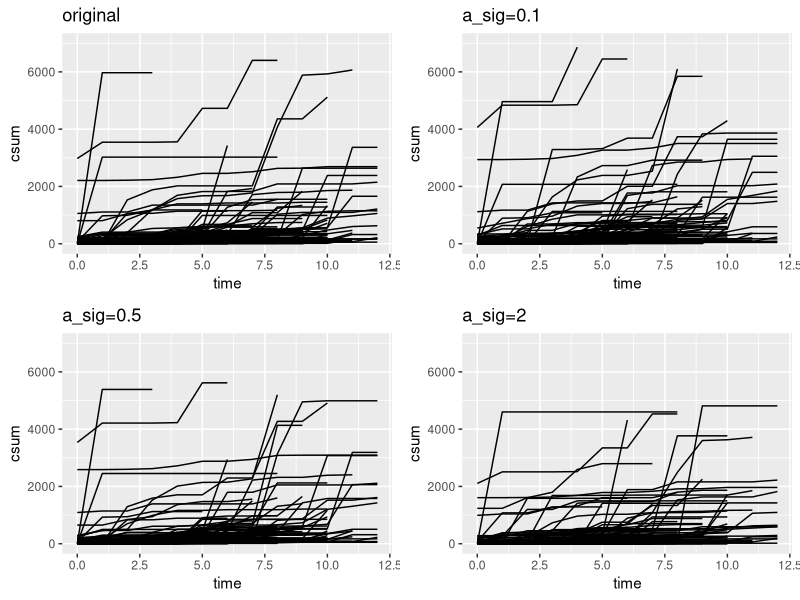
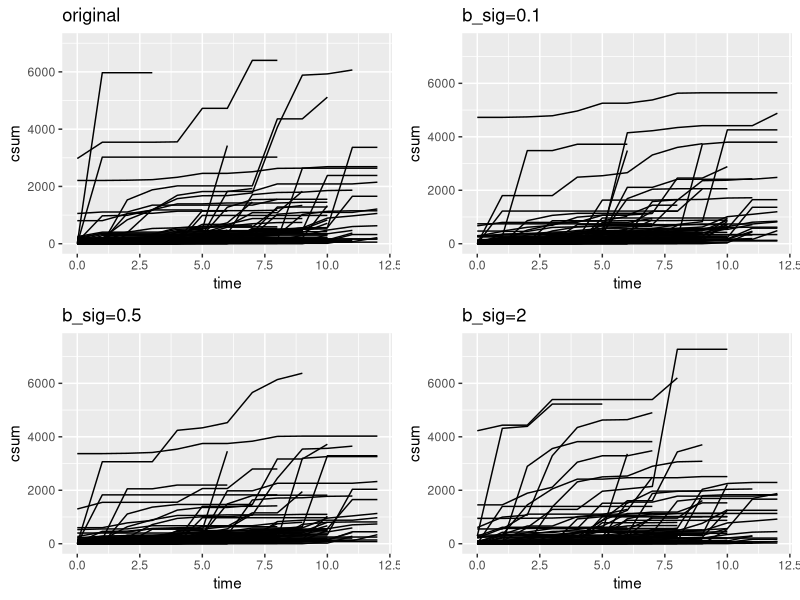
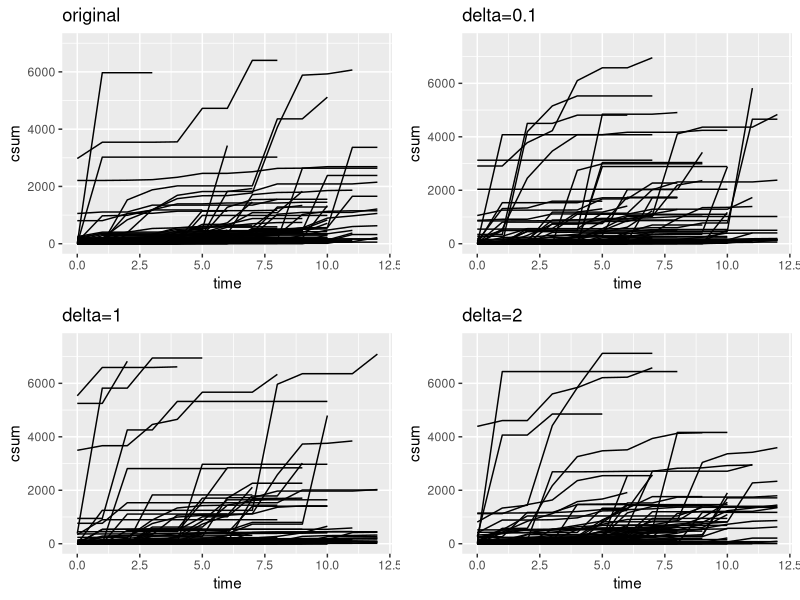
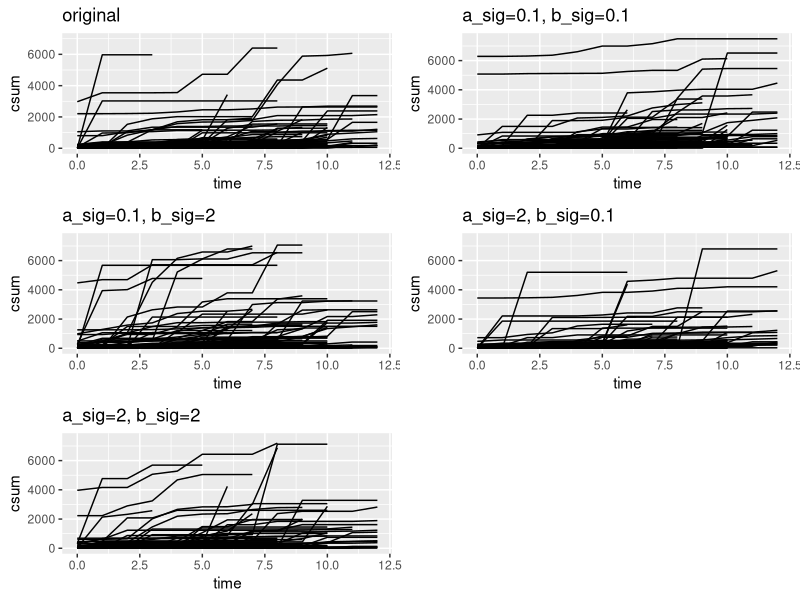

The R script that drew these images, in order:
library(dplyr)
library(ggplot2)
library(gridExtra)
expit <- function(x){plogis(x)}

## Data generating function
# n = number of individuals
# a_sigma = sd of random intercept a_i
# b_sigma = sd of random intercept b_i
# e_sigma = sd of error term e_ij
# delta = level of association between a_i and b_i
generateData <- function(n, a_sigma, b_sigma, e_sigma, delta, seed=12){
   set.seed(seed)
   
   # Binary time invariant covariate - takes value 0 or 1 with equal probability
   Z1 <- sample(0:1, n, replace=TRUE)
   
   # Time variant covariate - how many months an individual is observed
   Z2 <- sample(6:12, n, replace=TRUE)
   Z2.vals <- unlist(sapply(Z2, function(x){
      return(0:x)
   }))
   
   # Alpha and beta fixed effects coefficients
   alpha <- c(-1, 1, 0.1)
   beta <- c(-1, -0.5, 0.1)
   
   # Generate a and b - random intercepts
   a_val <- rnorm(n, sd=a_sigma)
   b_val <- rnorm(n, sd=b_sigma)
   a <- rep(a_val, Z2+1)
   b <- rep(b_val, Z2+1)
   
   # Setup data frame
   Z1.vals <- rep(Z1, Z2+1)
   id <- rep(1:n, Z2+1)
   dat <- data.frame(id=id, time=Z2.vals, gender=Z1.vals)
   
   # Generate error term
   e <- rnorm(nrow(dat), sd=e_sigma)
   
   # Generate model values
   dat$eta_ij <- alpha[1] + dat$gender*alpha[2] + dat$time*alpha[3] + a
   dat$m_ij <- beta[1] + dat$gender*beta[2] + dat$time*beta[3] + delta*a + b + e
   dat$cost <- round(exp(dat$m_ij)*100,2)
   
   # Probability of monthly cost being positive
   acceptProb <- runif(nrow(dat)) > expit(dat$eta_ij)

   # Set value to 0 depending on eta_ij
   dat$cost[!acceptProb] <- 0
   
   # Incorporate death into model
   gamma <- 1
   delta2 <- 0.5
   delta3 <- 0.7
   shape <- 1.5
   scale <- 0.05
   
   U <- runif(n)
   deathTime <- (-log(U) / (scale*exp(Z1*gamma + delta2*a_val + delta3*b_val)))^(1/shape)
   deathTime <- ceiling(deathTime)

   # Calculate cumulative sum
   dat <- data.frame(dat %>% group_by(id) %>% mutate(csum=cumsum(cost)))
   
   return(dat)
}

# Original parameters
dat1 <- generateData(n=100, a_sigma=1, b_sigma=1, e_sigma=1.5, delta=0.5)

# Change a_sigma
dat2 <- generateData(n=100, a_sigma=0.1, b_sigma=1, e_sigma=1.5, delta=0.5)
dat3 <- generateData(n=100, a_sigma=0.5, b_sigma=1, e_sigma=1.5, delta=0.5)
dat4 <- generateData(n=100, a_sigma=2, b_sigma=1, e_sigma=1.5, delta=0.5)

# Change b_sigma
dat5 <- generateData(n=100, a_sigma=1, b_sigma=0.1, e_sigma=1.5, delta=0.5)
dat6 <- generateData(n=100, a_sigma=1, b_sigma=0.5, e_sigma=1.5, delta=0.5)
dat7 <- generateData(n=100, a_sigma=1, b_sigma=2, e_sigma=1.5, delta=0.5)

# Change delta
dat8 <- generateData(n=100, a_sigma=1, b_sigma=1, e_sigma=1.5, delta=2)
dat9 <- generateData(n=100, a_sigma=2, b_sigma=2, e_sigma=1.5, delta=1)
dat10 <- generateData(n=100, a_sigma=2, b_sigma=2, e_sigma=1.5, delta=0.1)

# Change a_sigma and b_sigma
dat11 <- generateData(n=100, a_sigma=0.1, b_sigma=0.1, e_sigma=1.5, delta=0.5)
dat12 <- generateData(n=100, a_sigma=0.1, b_sigma=2, e_sigma=1.5, delta=0.5)
dat13 <- generateData(n=100, a_sigma=2, b_sigma=0.1, e_sigma=1.5, delta=0.5)
dat14 <- generateData(n=100, a_sigma=2, b_sigma=2, e_sigma=1.5, delta=0.5)



# Plot some trajectories
y_ax <- 7000
p <- ggplot(data=dat1, aes(x=time, y=csum, group=id))
p1 <- p + geom_line()  + ylim(c(0,y_ax)) + ggtitle("original")

# Increasing a_sigma
p <- ggplot(data=dat2, aes(x=time, y=csum, group=id))
p2 <- p + geom_line()  + ylim(c(0,y_ax)) + ggtitle("a_sig=0.1")

p <- ggplot(data=dat3, aes(x=time, y=csum, group=id))
p3 <- p + geom_line()  + ylim(c(0,y_ax)) + ggtitle("a_sig=0.5")

p <- ggplot(data=dat4, aes(x=time, y=csum, group=id))
p4 <- p + geom_line()  + ylim(c(0,y_ax)) + ggtitle("a_sig=2")

grid.arrange(p1, p2, p3, p4)



# Changing b_sigma
p <- ggplot(data=dat5, aes(x=time, y=csum, group=id))
p5 <- p + geom_line() + ylim(c(0,7500)) + ggtitle("b_sig=0.1")

p <- ggplot(data=dat6, aes(x=time, y=csum, group=id))
p6 <- p + geom_line() + ylim(c(0,7500)) + ggtitle("b_sig=0.5")

p <- ggplot(data=dat7, aes(x=time, y=csum, group=id))
p7 <- p + geom_line() + ylim(c(0,7500)) + ggtitle("b_sig=2")

grid.arrange(p1, p5, p6, p7)



# Changing delta
p <- ggplot(data=dat8, aes(x=time, y=csum, group=id))
p8 <- p + geom_line() + ylim(c(0,7500)) + ggtitle("delta=0.1")

p <- ggplot(data=dat9, aes(x=time, y=csum, group=id))
p9 <- p + geom_line() + ylim(c(0,7500)) + ggtitle("delta=1")

p <- ggplot(data=dat10, aes(x=time, y=csum, group=id))
p10 <- p + geom_line() + ylim(c(0,7500)) + ggtitle("delta=2")

grid.arrange(p1, p8, p9, p10)



# Changing a_sigma and b_sigma
p <- ggplot(data=dat11, aes(x=time, y=csum, group=id))
p11 <- p + geom_line() + ylim(c(0,7500)) + ggtitle("a_sig=0.1, b_sig=0.1")

p <- ggplot(data=dat12, aes(x=time, y=csum, group=id))
p12 <- p + geom_line() + ylim(c(0,7500)) + ggtitle("a_sig=0.1, b_sig=2")

p <- ggplot(data=dat13, aes(x=time, y=csum, group=id))
p13 <- p + geom_line() + ylim(c(0,7500)) + ggtitle("a_sig=2, b_sig=0.1")

p <- ggplot(data=dat14, aes(x=time, y=csum, group=id))
p14 <- p + geom_line() + ylim(c(0,7500)) + ggtitle("a_sig=2, b_sig=2")

grid.arrange(p1, p11, p12, p13, p14)
